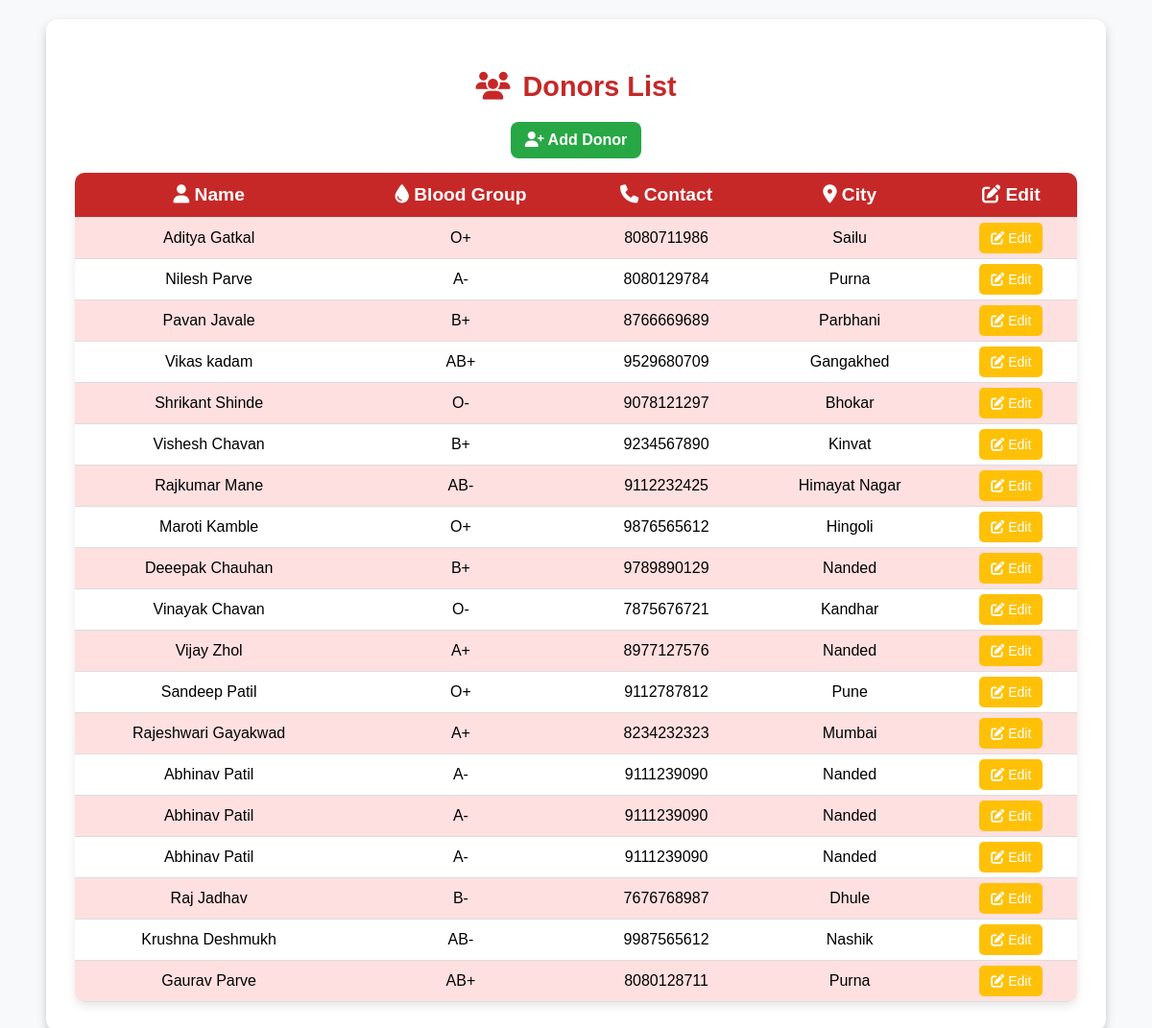
The page /donors.php on the database its author committed.
### tables this page shows
CREATE TABLE `donors` (
  `id` int(11) NOT NULL,
  `name` varchar(100) NOT NULL,
  `email` varchar(100) NOT NULL,
  `blood_group` varchar(5) NOT NULL,
  `gender` enum('Male','Female','Other') NOT NULL,
  `contact` varchar(15) NOT NULL,
  `city` varchar(100) NOT NULL,
  `date_registered` timestamp NOT NULL DEFAULT current_timestamp()
);

### donors.php (the view, shortened to what this page needs)
<?php
include 'db_connect.php';
$sql = "SELECT * FROM donors";
$result = $conn->query($sql);
?>
<!DOCTYPE html>
<html lang="en">
<head>
    <link rel="stylesheet" href="style.css">
</head>
<body>
    <div class="container">
        <h2><i class="fas fa-users icon"></i> Donors List</h2>
        <a href="donor_registration.php" class="add-btn"><i class="fas fa-user-plus"></i> Add Donor</a>
        <table>
            <tr>
                <th><i class="fas fa-user"></i> Name</th>
                <th><i class="fas fa-tint"></i> Blood Group</th>
                <th><i class="fas fa-phone"></i> Contact</th>
                <th><i class="fas fa-map-marker-alt"></i> City</th>
                <th><i class="fas fa-edit"></i> Edit</th>
            </tr>
            <?php
            if ($result->num_rows > 0) {
                while ($row = $result->fetch_assoc()) {
                    echo "<tr>
                            <td>{$row['name']}</td>
                            <td>{$row['blood_group']}</td>
                            <td>{$row['contact']}</td>
                            <td>{$row['city']}</td>
                            <td>
                                <a href='update_donor.php?id={$row['id']}' class='action-btn edit-btn'><i class='fas fa-edit'></i> Edit</a>
                            </td>
                          </tr>";
                }
            } else {
                echo "<tr><td colspan='5'>No donors found.</td></tr>";
            }
            ?>
        </table>
    </div>
</body>
</html>

### style.css (style rules this page uses)
body { font-family: Arial, sans-serif; margin: 0; padding: 0; background-color: #f5f5f5; }
.container { width: 50%; margin: auto; padding: 30px; background: white; box-shadow: 0 5px 15px rgba(0, 0, 0, 0.2); text-align: center; border-radius: 10px; margin-top: 50px; }
h2 { color: #c62828; font-size: 1.8rem; }

### donors.php (style rules this page uses)
body { font-family: 'Poppins', sans-serif; background-color: #f8f9fa; margin: 0; padding: 20px; }
.container { width: 90%; margin: auto; background: white; padding: 30px; border-radius: 12px; box-shadow: 0 4px 10px rgba(0, 0, 0, 0.2); }
h2 { text-align: center; color: #c62828; margin-bottom: 20px; }
table { width: 100%; border-collapse: collapse; background: white; border-radius: 10px; overflow: hidden; box-shadow: 0 4px 10px rgba(0, 0, 0, 0.1); }
th, td { padding: 12px; text-align: center; border-bottom: 1px solid #ddd; }
th { background: #c62828; color: white; font-size: 1.2rem; }
tr:nth-child(even) { background: #ffe0e0; }
.action-btn { text-decoration: none; padding: 8px 12px; border-radius: 5px; font-size: 14px; transition: 0.3s; }
.edit-btn { background: #ffc107; color: white; }
.add-btn { display: inline-block; margin-bottom: 15px; background: #28a745; color: white; padding: 10px 15px; border-radius: 8px; text-decoration: none; font-weight: bold; transition: 0.3s; }
.icon { margin-right: 5px; }

### rows shown on the page
donors: name "Aditya Gatkal", blood_group "O+", contact "8080711986", city "Sailu"
donors: name "Nilesh Parve", blood_group "A-", contact "8080129784", city "Purna"
donors: name "Pavan Javale", blood_group "B+", contact "8766669689", city "Parbhani"
donors: name "Vikas kadam", blood_group "AB+", contact "9529680709", city "Gangakhed"
donors: name "Shrikant Shinde", blood_group "O-", contact "9078121297", city "Bhokar"
donors: name "Vishesh Chavan", blood_group "B+", contact "9234567890", city "Kinvat"
donors: name "Rajkumar Mane", blood_group "AB-", contact "9112232425", city "Himayat Nagar"
donors: name "Maroti Kamble", blood_group "O+", contact "9876565612", city "Hingoli"
donors: name "Deeepak Chauhan", blood_group "B+", contact "9789890129", city "Nanded"
donors: name "Vinayak Chavan", blood_group "O-", contact "7875676721", city "Kandhar"
donors: name "Vijay Zhol", blood_group "A+", contact "8977127576", city "Nanded"
donors: name "Sandeep Patil", blood_group "O+", contact "9112787812", city "Pune"
donors: name "Rajeshwari Gayakwad", blood_group "A+", contact "8234232323", city "Mumbai"
donors: name "Abhinav Patil", blood_group "A-", contact "9111239090", city "Nanded"
donors: name "Abhinav Patil", blood_group "A-", contact "9111239090", city "Nanded"
donors: name "Abhinav Patil", blood_group "A-", contact "9111239090", city "Nanded"
donors: name "Raj Jadhav", blood_group "B-", contact "7676768987", city "Dhule"
donors: name "Krushna Deshmukh", blood_group "AB-", contact "9987565612", city "Nashik"
donors: name "Gaurav Parve", blood_group "AB+", contact "8080128711", city "Purna"
